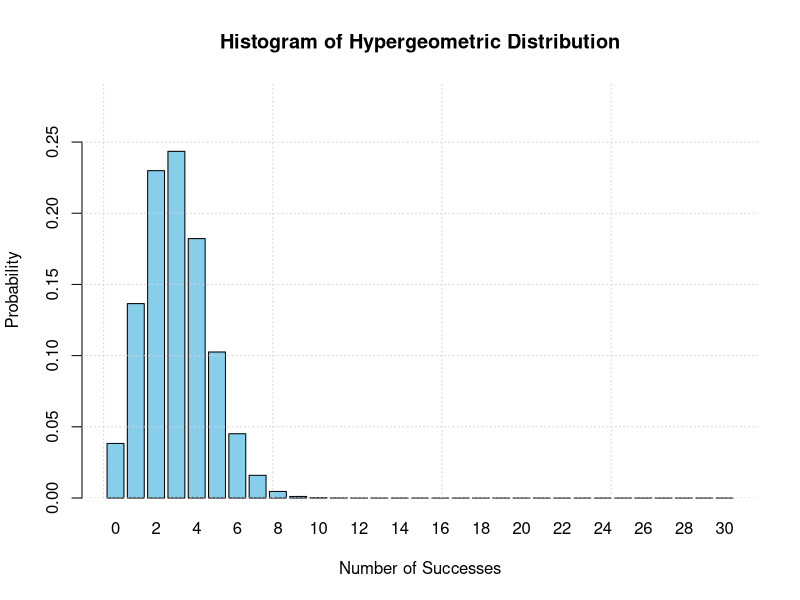
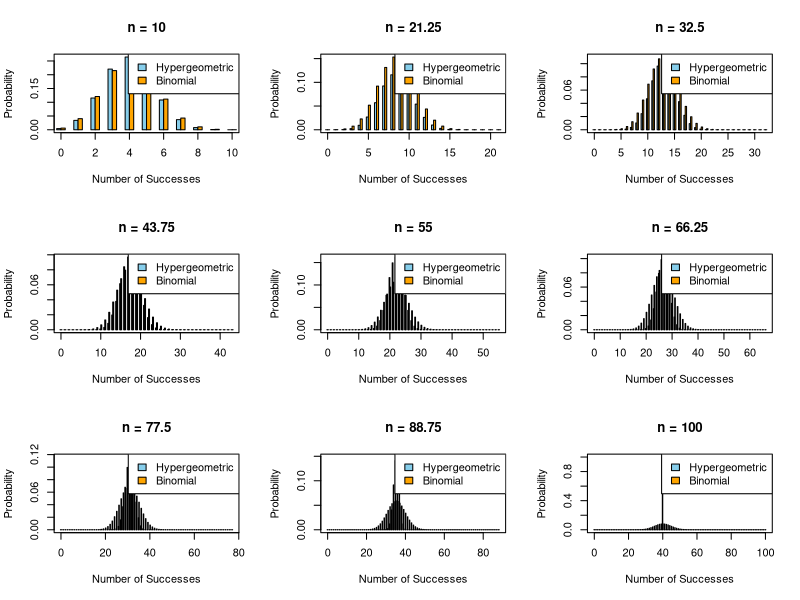
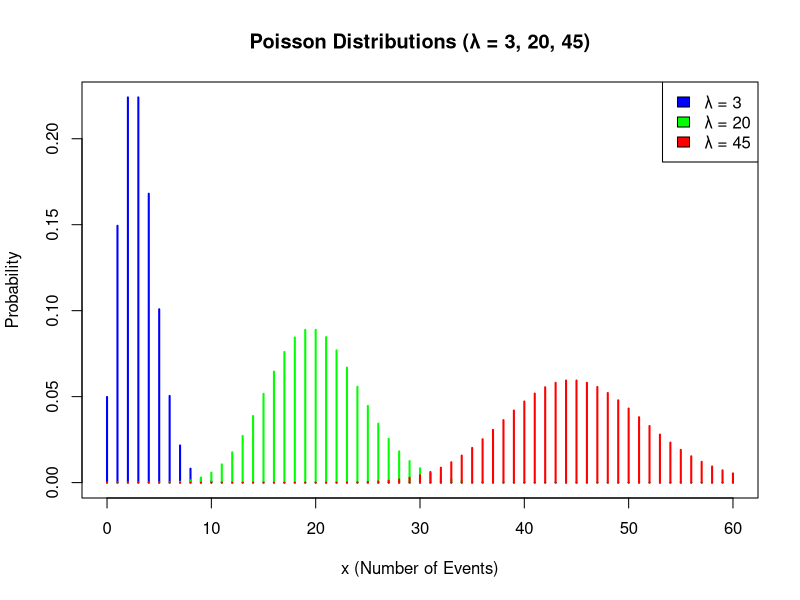

Write R code to recreate these figures, in order.
#Ex6: Plot a histogram representation of hypergeometric distribution with N=500, K=50 and n=30

# Function to compute factorial
factorial_custom <- function(n) {
  if (n == 0) return(1)
  prod(1:n)
}

# Function to compute combinations (nCr)
combinations <- function(n, r) {
  if (r > n) return(0)
  exp(lfactorial(n) - (lfactorial(r) + lfactorial(n - r))) # Uses logarithm of factorials
}


# Function to compute hypergeometric distribution
hypergeom_distribution_manual <- function(N, K, n) {
  x <- 0:n
  probabilities <- numeric(length(x)) # Initialize vector to store probabilities
  
  for (i in 1:length(x)) {
    num_successes <- x[i]
    numerator <- combinations(K, num_successes) * combinations(N - K, n - num_successes)
    denominator <- combinations(N, n)
    probabilities[i] <- numerator / denominator
  }
  
  return(list(x = x, probabilities = probabilities))
}

# Parameters
N <- 500  # Population size
K <- 50   # Number of successes in the population
n <- 30   # Number of draws

# Compute the hypergeometric distribution
hypergeom_data <- hypergeom_distribution_manual(N, K, n)

# Plot the histogram
barplot(hypergeom_data$probabilities, 
        names.arg = hypergeom_data$x,
        col = "skyblue", 
        border = "black",
        main = "Histogram of Hypergeometric Distribution",
        xlab = "Number of Successes",
        ylab = "Probability",
        ylim = c(0, max(hypergeom_data$probabilities) * 1.2))
grid()



#Ex7: Write few lines of script to explore what happens to a hypergeomtric distribution when n is increased and gets closer to N. Show that it approaches the binomial distribution by
#plotting histograms of both hypergeometric and binomial on the same plot. Use a 3x3 grid of 9 graphs to show the convergence of hypergeometric to binomial distribution.

# Function to compute factorial
factorial_custom <- function(n) {
  if (n == 0) return(1)
  prod(1:n)
}

# Function to compute combinations (nCr)
combinations <- function(n, r) {
  if (r > n) return(0)
  factorial_custom(n) / (factorial_custom(r) * factorial_custom(n - r))
}

# Function to compute hypergeometric probabilities
hypergeom_distribution <- function(N, K, n, x) {
  numerator <- combinations(K, x) * combinations(N - K, n - x)
  denominator <- combinations(N, n)
  return(numerator / denominator)
}


# Function to compute binomial probabilities
binom_distribution <- function(n, p, x) {
  combinations(n, x) * (p^x) * ((1 - p)^(n - x))
}

# Plot function without libraries
plot_histogram <- function(hyper_probs, binom_probs, x_vals, n) {
  plot(NULL, xlim = c(min(x_vals), max(x_vals)), ylim = c(0, max(c(hyper_probs, binom_probs))),
       xlab = "Number of Successes", ylab = "Probability",
       main = paste("n =", n), type = "n")
  
  # Plot hypergeometric probabilities
  rect(x_vals - 0.25, 0, x_vals, hyper_probs, col = "skyblue", border = "black")
  
  # Plot binomial probabilities
  rect(x_vals, 0, x_vals + 0.25, binom_probs, col = "orange", border = "black")
  
  legend("topright", legend = c("Hypergeometric", "Binomial"), fill = c("skyblue", "orange"))
}

# Parameters
N <- 100  # Population size
K <- 40   # Number of successes in the population
n_values <- seq(10, N, length.out = 9) # Sample sizes to explore
p <- K / N # Probability of success in binomial distribution

# Create a 3x3 grid of plots
par(mfrow = c(3, 3)) # Setup 3x3 plotting grid
for (n in n_values) {
  x_vals <- 0:n
  
  # Compute hypergeometric probabilities
  hyper_probs <- sapply(x_vals, function(x) hypergeom_distribution(N, K, n, x))
  
  # Compute binomial probabilities
  binom_probs <- sapply(x_vals, function(x) binom_distribution(n, p, x))
  
  # Plot the histograms
  plot_histogram(hyper_probs, binom_probs, x_vals, n)
}

# Reset the plotting grid
par(mfrow = c(1, 1))


#Ex8: On the same plot, draw 3 Poisson distributions with λ values of 3,20,45 (Code the probability distribution function).

# Function to compute factorial
factorial_custom <- function(n) {
  if (n == 0) return(1)
  prod(1:n)
}

# Function to compute Poisson probability distribution function
poisson_pmf <- function(lambda, x) {
  (lambda^x * exp(-lambda)) / factorial_custom(x)
}

# Define the range of x values
x_vals <- 0:60  # Choose a range wide enough to capture all distributions

# Define lambda values
lambdas <- c(3, 20, 45)

# Compute probabilities for each lambda
poisson_probs <- lapply(lambdas, function(lambda) sapply(x_vals, function(x) poisson_pmf(lambda, x)))

# Set up the plot
plot(x_vals, poisson_probs[[1]], type = "h", lwd = 2, col = "blue",
     main = "Poisson Distributions (λ = 3, 20, 45)",
     xlab = "x (Number of Events)", ylab = "Probability",
     ylim = c(0, max(unlist(poisson_probs))))
lines(x_vals, poisson_probs[[2]], type = "h", lwd = 2, col = "green")
lines(x_vals, poisson_probs[[3]], type = "h", lwd = 2, col = "red")

# Add a legend
legend("topright", legend = c("λ = 3", "λ = 20", "λ = 45"),
       fill = c("blue", "green", "red"))














